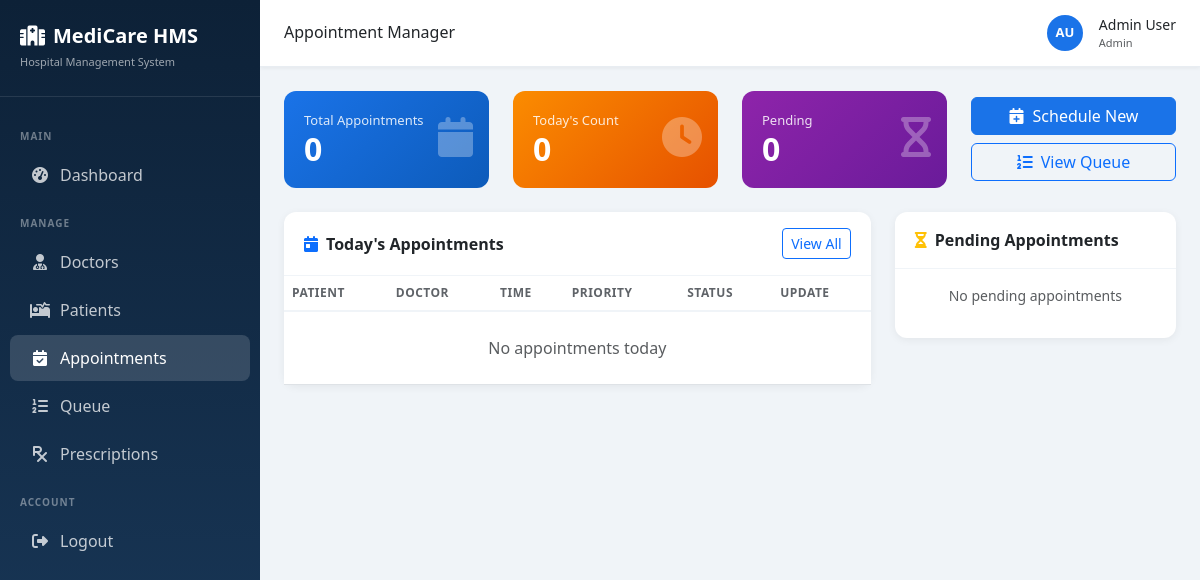
/dashboard/manager/ (signed in), run on an earlier commit of the app's database.
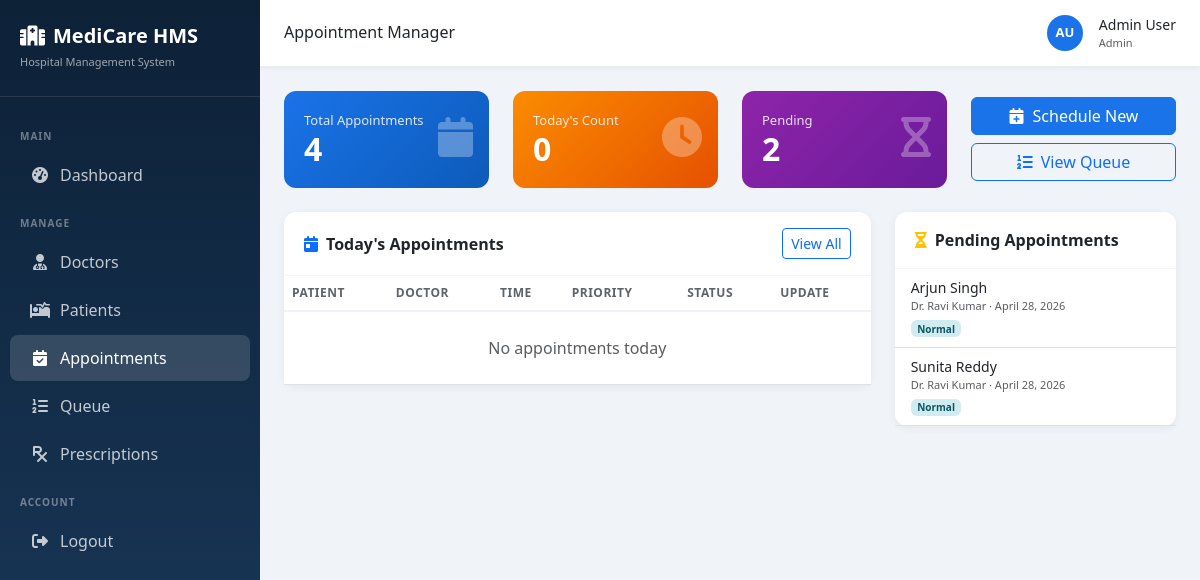
And on a later commit of the database.
### appointments/models.py (models this page shows, shortened)
class Appointment(models.Model):
    STATUS_CHOICES = [
        ('pending', 'Pending'),
        ('confirmed', 'Confirmed'),
        ('completed', 'Completed'),
        ('cancelled', 'Cancelled'),
    ]
    PRIORITY_CHOICES = [
        ('low', 'Low'),
        ('normal', 'Normal'),
        ('high', 'High'),
        ('emergency', 'Emergency'),
    ]
    patient = models.ForeignKey('patients.Patient', on_delete=models.CASCADE, related_name='appointments')
    doctor = models.ForeignKey('doctors.Doctor', on_delete=models.CASCADE, related_name='appointments')
    appointment_date = models.DateField()
    appointment_time = models.TimeField()
    status = models.CharField(max_length=20, choices=STATUS_CHOICES, default='pending')
    priority = models.CharField(max_length=20, choices=PRIORITY_CHOICES, default='normal')
    reason = models.TextField(blank=True)
    notes = models.TextField(blank=True)
    queue_number = models.IntegerField(null=True, blank=True)
    notification_sent = models.BooleanField(default=False)
    created_at = models.DateTimeField(auto_now_add=True)
    updated_at = models.DateTimeField(auto_now=True)
    class Meta:
        ordering = ['appointment_date', 'appointment_time']

### patients/models.py (models this page shows, shortened)
class Patient(models.Model):
    BLOOD_GROUP_CHOICES = [
        ('A+', 'A+'), ('A-', 'A-'), ('B+', 'B+'), ('B-', 'B-'),
        ('AB+', 'AB+'), ('AB-', 'AB-'), ('O+', 'O+'), ('O-', 'O-'),
    ]
    user = models.OneToOneField(User, on_delete=models.CASCADE, related_name='patient_profile')
    age = models.IntegerField(default=0)
    gender = models.CharField(max_length=10, choices=[('Male','Male'),('Female','Female'),('Other','Other')])
    blood_group = models.CharField(max_length=5, choices=BLOOD_GROUP_CHOICES, blank=True)
    phone = models.CharField(max_length=15)
    address = models.TextField(blank=True)
    emergency_contact = models.CharField(max_length=15, blank=True)
    medical_history = models.TextField(blank=True)
    created_at = models.DateTimeField(auto_now_add=True)

### doctors/models.py (models this page shows, shortened)
class Doctor(models.Model):
    user = models.OneToOneField(User, on_delete=models.CASCADE, related_name='doctor_profile')
    specialization = models.ForeignKey(Specialization, on_delete=models.SET_NULL, null=True)
    phone = models.CharField(max_length=15)
    address = models.TextField(blank=True)
    experience_years = models.IntegerField(default=0)
    qualification = models.CharField(max_length=200, blank=True)
    available_from = models.TimeField(default='09:00')
    available_to = models.TimeField(default='17:00')
    is_active = models.BooleanField(default=True)
    created_at = models.DateTimeField(auto_now_add=True)

### common/views.py (the view)
# urls.py: path('dashboard/manager/', cv.appointment_manager_dashboard, name='appointment_manager_dashboard'),
@login_required
def appointment_manager_dashboard(request):
    profile = UserProfile.objects.filter(user=request.user).first()
    if not (profile and profile.role in ['appointment_manager', 'admin']) and not request.user.is_superuser:
        messages.error(request, 'Access denied.')
        return redirect('home')
    today = date.today()
    all_appointments = Appointment.objects.select_related(
        'patient__user','doctor__user','doctor__specialization'
    ).order_by('appointment_date','appointment_time')
    today_appointments = all_appointments.filter(appointment_date=today)
    pending = all_appointments.filter(status='pending')
    return render(request, 'manager/dashboard.html', {
        'all_appointments': all_appointments[:20],
        'today_appointments': today_appointments,
        'pending': pending,
        'total': all_appointments.count(),
    })

### common/context_processors.py (called while the page is built)
def user_profile(request):
    if request.user.is_authenticated:
        profile = UserProfile.objects.filter(user=request.user).first()
        return {'user_profile': profile}
    return {'user_profile': None}

### templates/manager/dashboard.html (shortened to what this page needs)
{% extends 'base.html' %}
{% block page_title %}Appointment Manager{% endblock %}
{% block content %}
<div class="row g-4 mb-4">
  <div class="col-md-3"><div class="stat-card bg-blue"><div class="icon"><i class="fas fa-calendar"></i></div><p>Total Appointments</p><h3>{{ total }}</h3></div></div>
  <div class="col-md-3"><div class="stat-card bg-orange"><div class="icon"><i class="fas fa-clock"></i></div><p>Today's Count</p><h3>{{ today_appointments.count }}</h3></div></div>
  <div class="col-md-3"><div class="stat-card bg-purple"><div class="icon"><i class="fas fa-hourglass"></i></div><p>Pending</p><h3>{{ pending.count }}</h3></div></div>
  <div class="col-md-3"><div class="d-flex gap-2 flex-column justify-content-center h-100">
    <a href="{% url 'schedule_appointment' %}" class="btn btn-primary"><i class="fas fa-calendar-plus me-2"></i>Schedule New</a>
    <a href="{% url 'appointment_queue' %}" class="btn btn-outline-primary"><i class="fas fa-list-ol me-2"></i>View Queue</a>
  </div></div>
</div>
<div class="row g-4">
  <div class="col-lg-8">
    <div class="card">
      <div class="card-header d-flex justify-content-between align-items-center">
        <span><i class="fas fa-calendar-day me-2 text-primary"></i>Today's Appointments</span>
        <a href="{% url 'appointment_list' %}" class="btn btn-sm btn-outline-primary">View All</a>
      </div>
      <div class="card-body p-0"><div class="table-responsive">
        <table class="table table-hover mb-0">
          <thead><tr><th>Patient</th><th>Doctor</th><th>Time</th><th>Priority</th><th>Status</th><th>Update</th></tr></thead>
          <tbody>
            {% for a in today_appointments %}
            <tr>
              <td>{{ a.patient.user.get_full_name }}</td>
              <td>Dr. {{ a.doctor.user.get_full_name }}</td>
              <td>{{ a.appointment_time|time:"h:i A" }}</td>
              <td><span class="badge badge-{{ a.priority }}">{{ a.priority|title }}</span></td>
              <td><span class="badge badge-{{ a.status }}">{{ a.status|title }}</span></td>
              <td><form method="post" action="{% url 'update_appointment_status' a.id %}">{% csrf_token %}
                <select name="status" class="form-select form-select-sm" style="width:110px;" onchange="this.form.submit()">
                  <option value="pending" {% if a.status == "pending" %}selected{% endif %}>Pending</option>
                  <option value="confirmed" {% if a.status == "confirmed" %}selected{% endif %}>Confirmed</option>
                  <option value="completed" {% if a.status == "completed" %}selected{% endif %}>Completed</option>
                  <option value="cancelled" {% if a.status == "cancelled" %}selected{% endif %}>Cancelled</option>
                </select></form></td>
            </tr>
            {% empty %}<tr><td colspan="6" class="text-center text-muted py-4">No appointments today</td></tr>{% endfor %}
          </tbody>
        </table>
      </div></div>
    </div>
  </div>
  <div class="col-lg-4">
    <div class="card">
      <div class="card-header"><i class="fas fa-hourglass-half me-2 text-warning"></i>Pending Appointments</div>
      <div class="card-body p-0">
        {% for a in pending|slice:":8" %}
        <div class="px-3 py-2 border-bottom">
          <div class="fw-500 small">{{ a.patient.user.get_full_name }}</div>
          <div class="text-muted" style="font-size:11px;">Dr. {{ a.doctor.user.get_full_name }} · {{ a.appointment_date }}</div>
          <span class="badge badge-{{ a.priority }}" style="font-size:10px;">{{ a.priority|title }}</span>
        </div>
        {% empty %}<p class="text-center text-muted py-3 small">No pending appointments</p>{% endfor %}
      </div>
    </div>
  </div>
</div>
{% endblock %}

What changed in the data, as far as the page shows it:
added Appointment: patient.user.get_full_name "Arjun Singh", doctor.user.get_full_name "Ravi Kumar", appointment_date "April 28, 2026", priority "Normal"
added Appointment: patient.user.get_full_name "Sunita Reddy", doctor.user.get_full_name "Ravi Kumar", appointment_date "April 28, 2026", priority "Normal"
Also different on the page:
{{ total }}: "0" → "4"
{{ pending.count }}: "0" → "2"
text no longer shown: "No pending appointments"
